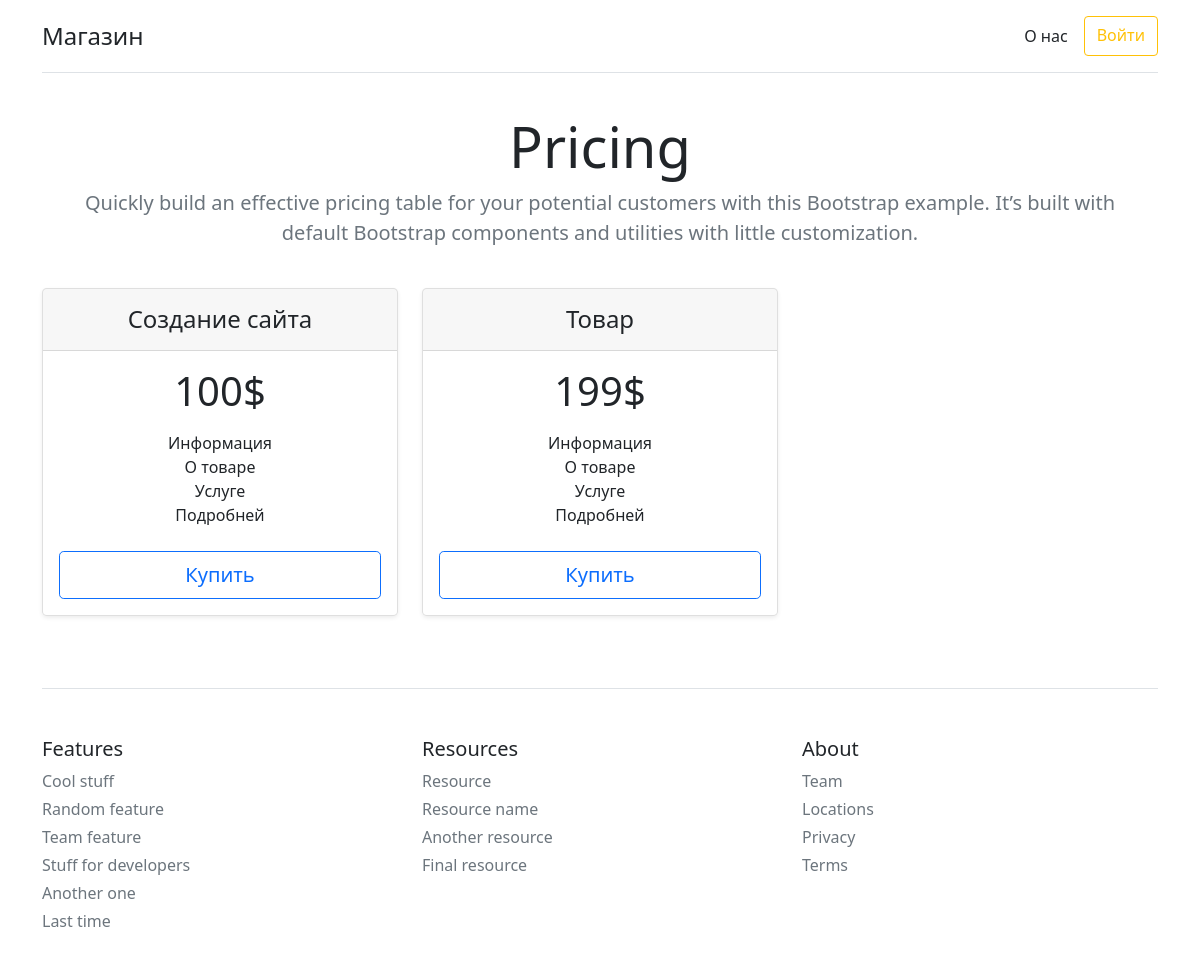
Before: / with the older database file.
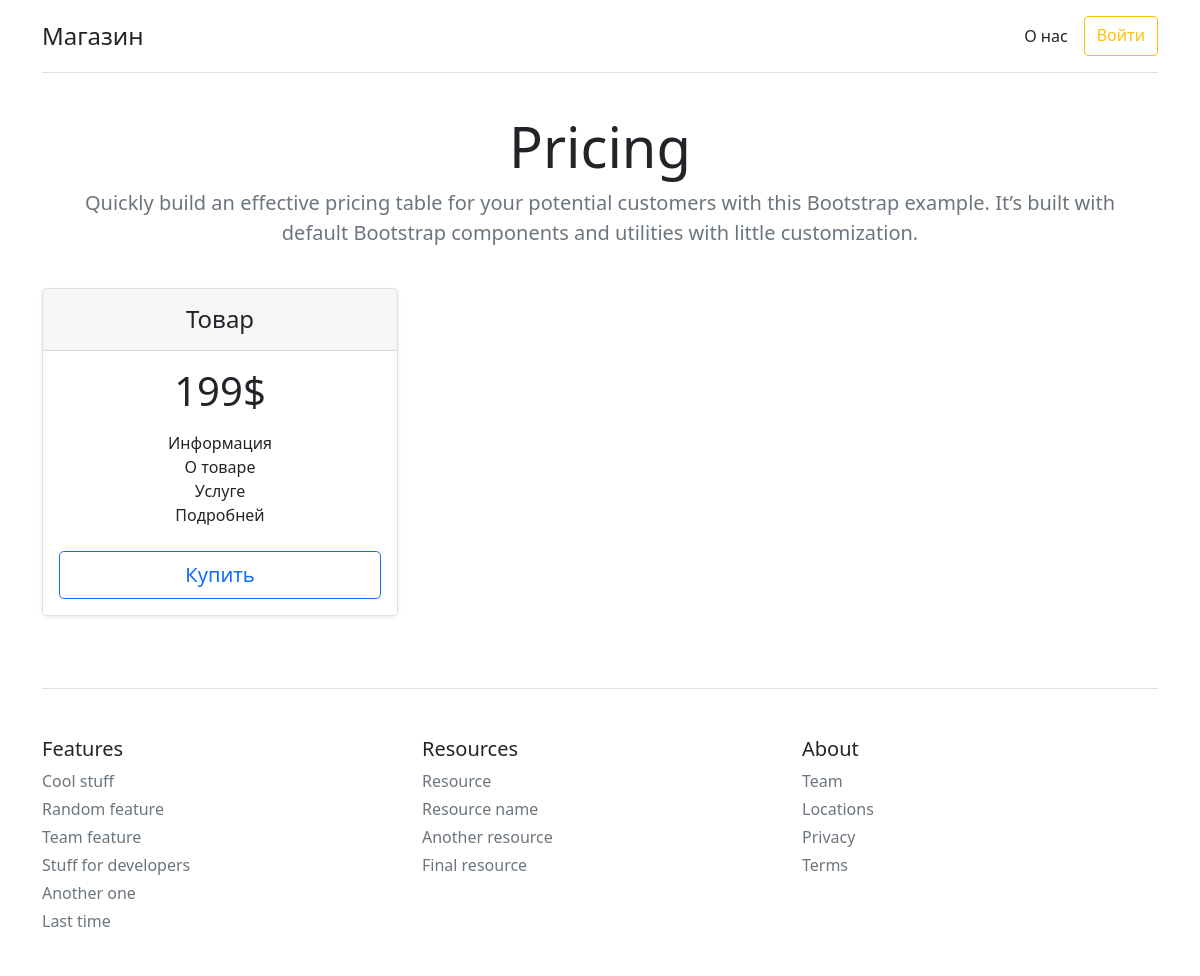
After: the same page with the newer database file.
### eshop/models.py (models this page shows, shortened)
class Main:
    def add_to(self):
        try:
            db.session.add(self)
            db.session.commit()
            return True
        except Exception as e:
            print(e)
            return False

class Product(db.Model, Main):
    __tablename__ = 'eshop_Product'
    id = db.Column(
        db.Integer,
        primary_key=True
    )
    title = db.Column(
        db.String(100),
        nullable=False
    )
    price = db.Column(
        db.Integer,
        nullable=False
    )
    onStorage = db.Column(
        db.Boolean,
        default=True
    )
    text = db.Column(
        db.Text,
        nullable=False
    )
    creator = db.Column(
        db.String(100),
        db.ForeignKey('eshop_User.email')
    )

### eshop/routes.py (the view)
@app.route('/')
def index():
    items = Product.query.all()
    return render_template('home/index.html', data=items, current_user=current_user)

### eshop/templates/home/index.html (shortened to what this page needs)
{% extends 'base.html' %}
{% block content %}
<main>
    <div class="pricing-header p-3 pb-md-4 mx-auto text-center">
      <h1 class="display-4 fw-normal">Pricing</h1>
      <p class="fs-5 text-muted">Quickly build an effective pricing table for your potential customers with this Bootstrap example. It’s built with default Bootstrap components and utilities with little customization.</p>
    </div>
    <div class="row row-cols-1 row-cols-md-3 mb-3 text-center">
      {% for item in data %}
        <div class="col">
        <div class="card mb-4 rounded-3 shadow-sm">
          <div class="card-header py-3">
            <h4 class="my-0 fw-normal">{{ item.title }}</h4>
          </div>
          <div class="card-body">
            <h1 class="card-title pricing-card-title">{{ item.price }}$</h1>
            <ul class="list-unstyled mt-3 mb-4">
              <li>Информация</li>
              <li>О товаре</li>
              <li>Услуге</li>
              <li>Подробней</li>
            </ul>
            <button type="button" class="w-100 btn btn-lg btn-outline-primary">Купить</button>
          </div>
        </div>
      </div>
      {% endfor %}
    </div>
  </main>
{% endblock %}

### eshop/templates/base.html (shortened to what this page needs)
<!DOCTYPE html>
<html lang="en">
<head>
    <link href="https://cdn.jsdelivr.net/npm/bootstrap@5.1.3/dist/css/bootstrap.min.css" rel="stylesheet">
</head>
{% block body %}
<body>
<div class="container py-3">
  {% include 'header.html' %}
    {% block content %}
    {% endblock %}
  {% include 'footer.html' %}
</div>
</body>
{% endblock %}
</html>

### eshop/templates/header.html
<header>
    <div class="d-flex flex-column flex-md-row align-items-center pb-3 mb-4 border-bottom">
      <a href="{{ url_for('index') }}" class="d-flex align-items-center text-dark text-decoration-none">
        <span class="fs-4">Магазин</span>
      </a>
      <nav class="d-inline-flex mt-2 mt-md-0 ms-md-auto">
        {% if not current_user.is_authenticated  %}
          <a class="me-3 py-2 text-dark text-decoration-none" href="{{ url_for('about') }}">О нас</a>
          <a class="btn btn-outline-warning" href="{{ url_for('auth_bp.login') }}">Войти</a>
        {% else %}
          <a class="me-3 py-2 text-dark text-decoration-none" href="{{ url_for('dashboard', username=current_user.username) }}">Привет, {{ current_user.name }}</a>
          <a class="btn btn-outline-success" href="{{ url_for('create') }}">Добавить товар</a>
        {% endif %}
      </nav>
    </div>
</header>

### eshop/templates/footer.html
<footer class="pt-4 my-md-5 pt-md-5 border-top">
    <div class="row">
      <div class="col-6 col-md">
        <h5>Features</h5>
        <ul class="list-unstyled text-small">
          <li class="mb-1"><a class="link-secondary text-decoration-none" href="{{ url_for('index') }}">Cool stuff</a></li>
          <li class="mb-1"><a class="link-secondary text-decoration-none" href="{{ url_for('index') }}">Random feature</a></li>
          <li class="mb-1"><a class="link-secondary text-decoration-none" href="{{ url_for('index') }}">Team feature</a></li>
          <li class="mb-1"><a class="link-secondary text-decoration-none" href="{{ url_for('index') }}">Stuff for developers</a></li>
          <li class="mb-1"><a class="link-secondary text-decoration-none" href="{{ url_for('index') }}">Another one</a></li>
          <li class="mb-1"><a class="link-secondary text-decoration-none" href="{{ url_for('index') }}">Last time</a></li>
        </ul>
      </div>
      <div class="col-6 col-md">
        <h5>Resources</h5>
        <ul class="list-unstyled text-small">
          <li class="mb-1"><a class="link-secondary text-decoration-none" href="{{ url_for('index') }}">Resource</a></li>
          <li class="mb-1"><a class="link-secondary text-decoration-none" href="{{ url_for('index') }}">Resource name</a></li>
          <li class="mb-1"><a class="link-secondary text-decoration-none" href="{{ url_for('index') }}">Another resource</a></li>
          <li class="mb-1"><a class="link-secondary text-decoration-none" href="{{ url_for('index') }}">Final resource</a></li>
        </ul>
      </div>
      <div class="col-6 col-md">
        <h5>About</h5>
        <ul class="list-unstyled text-small">
          <li class="mb-1"><a class="link-secondary text-decoration-none" href="{{ url_for('index') }}">Team</a></li>
          <li class="mb-1"><a class="link-secondary text-decoration-none" href="{{ url_for('index') }}">Locations</a></li>
          <li class="mb-1"><a class="link-secondary text-decoration-none" href="{{ url_for('index') }}">Privacy</a></li>
          <li class="mb-1"><a class="link-secondary text-decoration-none" href="{{ url_for('index') }}">Terms</a></li>
        </ul>
      </div>
    </div>
  </footer>

Changed rows visible on the page:
removed Product: title "Создание сайта", price "100"
